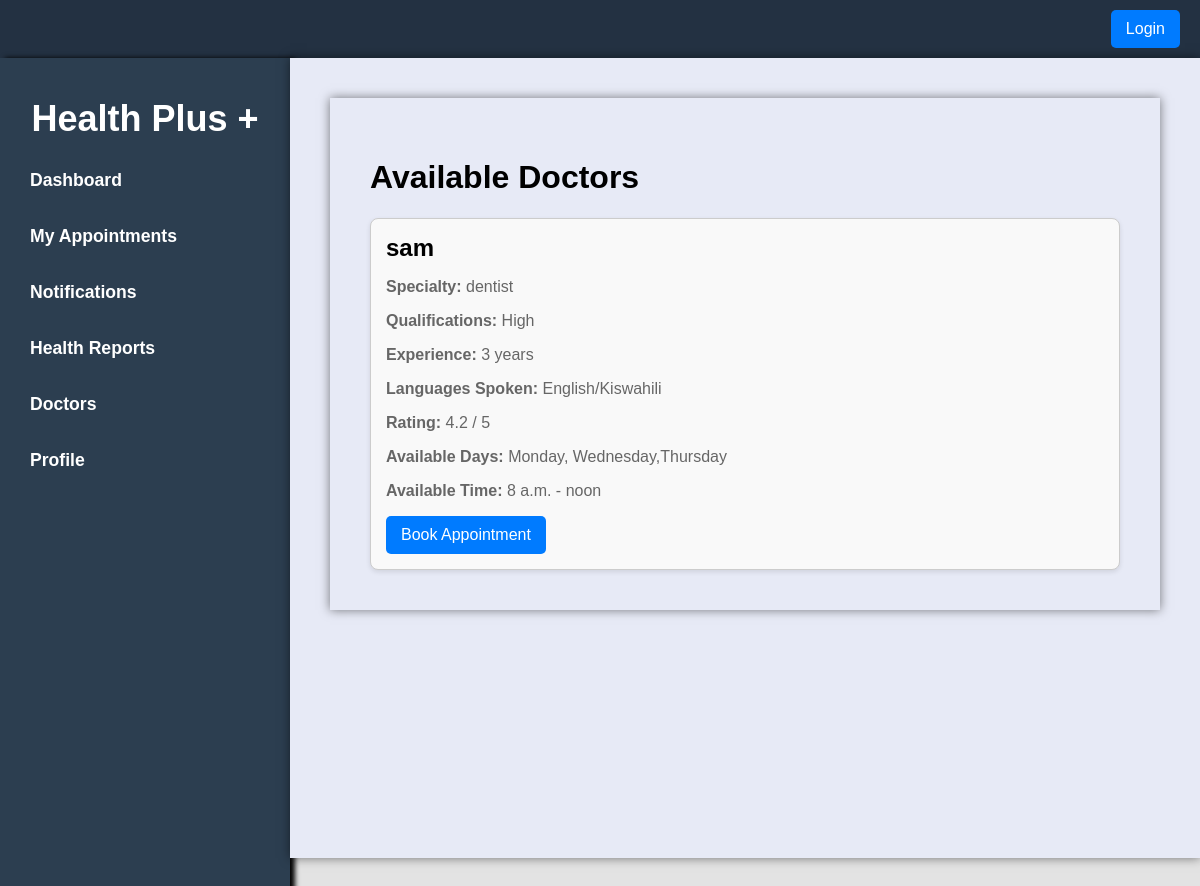
The app's page /doctors/, older data.
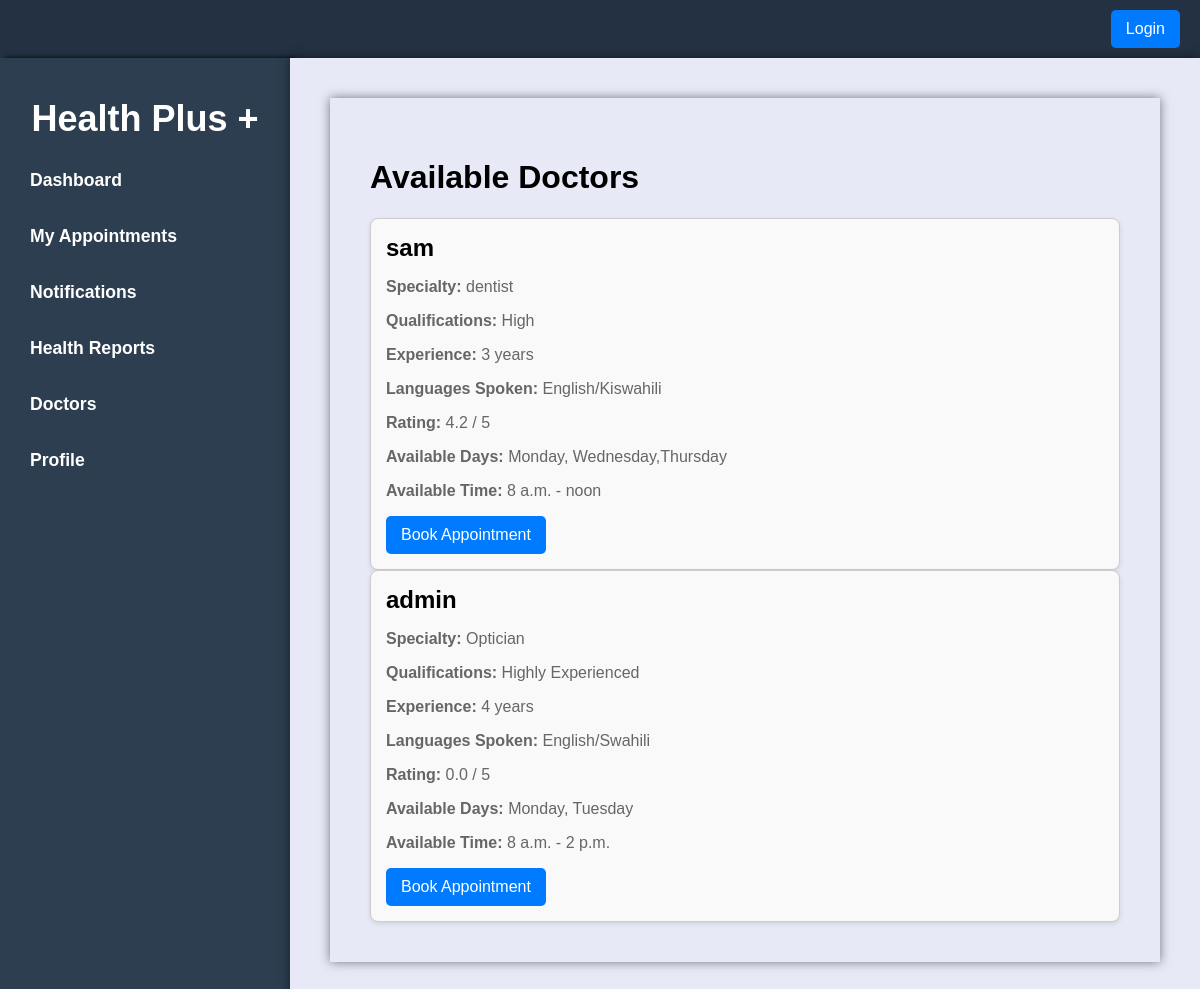
The same page, newer data.
### booking/models.py (models this page shows, shortened)
class Doctor(models.Model):
    user = models.OneToOneField(User, on_delete=models.CASCADE)
    specialty = models.CharField(max_length=100)
    qualifications = models.TextField()
    experience_years = models.PositiveIntegerField()
    languages_spoken = models.CharField(max_length=100, blank=True)
    rating = models.FloatField(default=0.0)
    available_days = models.CharField(max_length=100)
    available_time_start = models.TimeField()
    available_time_end = models.TimeField()

### booking/views.py (the view)
# urls.py: path('doctors/', views.list_doctors, name='list_doctors'),
def list_doctors(request):
    doctors = Doctor.objects.all()
    return render(request, 'doctors/doctors_list.html', {'doctors': doctors})

### booking/templates/doctors/doctors_list.html (shortened to what this page needs)
{% extends 'index.html' %}
{% load static %}
{% block content %}
<div class="container">
    <h1>Available Doctors</h1>
    {% if doctors %}
        <div class="doctor-list">
            {% for doctor in doctors %}
                <div class="doctor-card">
                    <h2>{{ doctor.user.username }}</h2>
                    <p><strong>Specialty:</strong> {{ doctor.specialty }}</p>
                    <p><strong>Qualifications:</strong> {{ doctor.qualifications }}</p>
                    <p><strong>Experience:</strong> {{ doctor.experience_years }} years</p>
                    <p><strong>Languages Spoken:</strong> {{ doctor.languages_spoken|default:"Not specified" }}</p>
                    <p><strong>Rating:</strong> {{ doctor.rating }} / 5</p>
                    <p><strong>Available Days:</strong> {{ doctor.available_days }}</p>
                    <p><strong>Available Time:</strong> {{ doctor.available_time_start }} - {{ doctor.available_time_end }}</p>
                    <a class="btn btn-primary" href="{% url 'appointmentBooking' %}">Book Appointment</a>
                </div>
            {% endfor %}
        </div>
    {% else %}
        <p>No doctors available at the moment.</p>
    {% endif %}
</div>
{% endblock %}

Row changes from the older to the newer data that the page shows:
added Doctor: user.username "admin", specialty "Optician", qualifications "Highly Experienced", experience_years "4", languages_spoken "English/Swahili", rating "0.0", available_days "Monday, Tuesday", available_time_start "8 a.m.", available_time_end "2 p.m."
